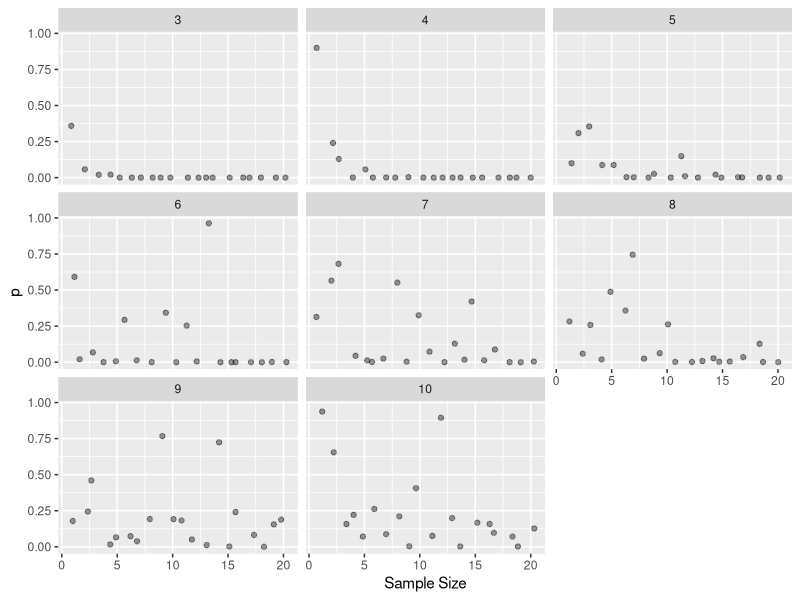
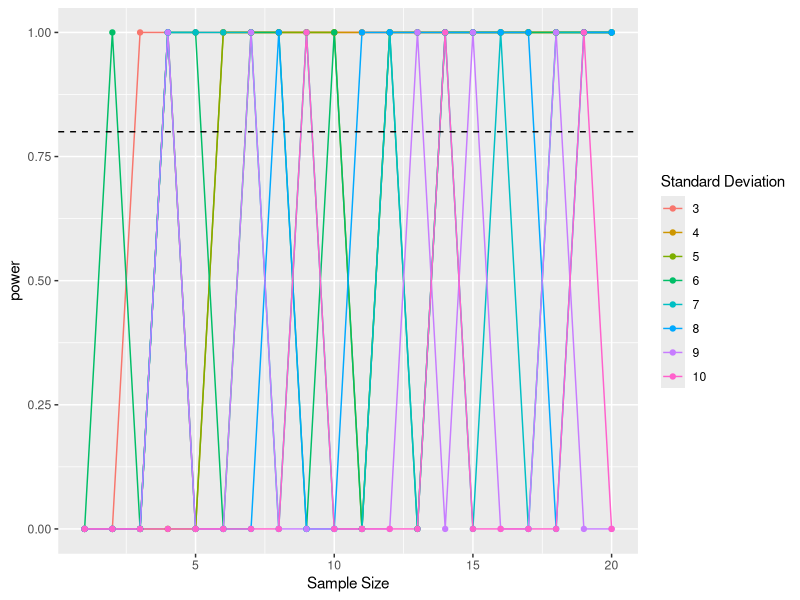
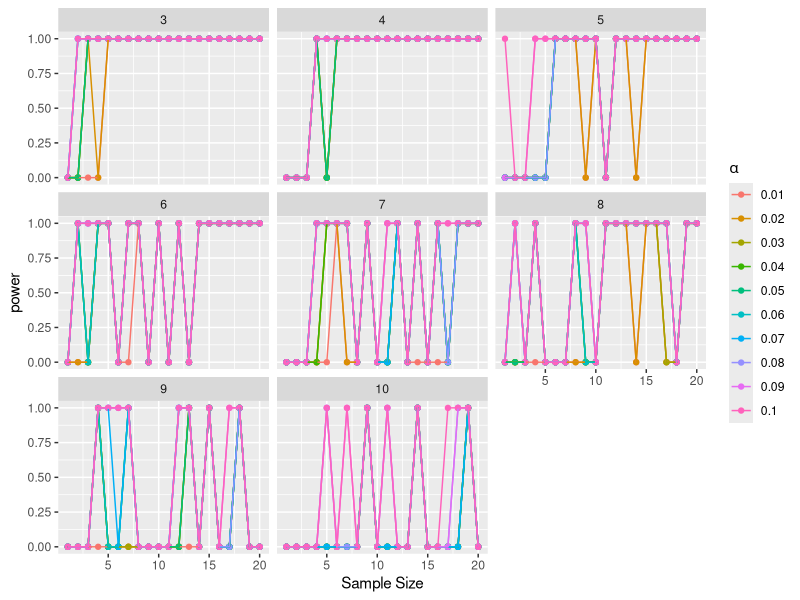

These figures' R source, in order:
## ---- chunk 1
X <- 6101
n <- 9821
p <- X/n
se <- sqrt(p*(1-p)/n)
p_1 <- (X + 2)/(n + 4)
lower_CI <- p_1 - 1.96 * sqrt(p_1 * (1 - p_1)/(n + 4))
upper_CI <- p_1 + 1.96 * sqrt(p_1 * (1 - p_1)/(n + 4))
lower_CI; upper_CI
## ---- chunk 2
library(dplyr)
library(tidyr)
library(ggplot2)
## ---- chunk 3
# set mean and polulation sd
null_m <- 80
m <- 80 + 5
sd <- 6

# creat a data frame: sample sizes from 1 to 20, 500 simulations
samp_df <- data.frame(samp_size = rep(1:20, 500))

# add simulations
sim_df <- samp_df %>%
  # group by simulation
  group_by(sims = 1:n()) %>%
  # calculate the sample mean
  mutate(samp_mean = mean(rnorm(samp_size, mean = m, sd = sd))) %>%
  ungroup()

# calculate p values
p_df <- sim_df %>%
  # calculate sample SE
  mutate(se_y = sd/sqrt(samp_size)) %>%
  # calculate Z
  mutate(z = (samp_mean - null_m)/se_y) %>%
  # calculate p values
  mutate(p = 2*pnorm(abs(z), mean = 0, sd = 1, lower.tail = FALSE))

# calculate power
power_df <- p_df %>%
  # for each sample size
  group_by(samp_size) %>%
  # calculate type 2 error rate
  summarize(error_rate = sum(p > 0.05)/n()) %>%
  ungroup() %>%
  # calculate power
  mutate(power = 1 - error_rate)

# select the power is equal or more than 0.8
power_df[power_df$power >= 0.8, ]
## ---- chunk 4
# data frame about sample sizes from 1 to 20
size_df <- data.frame(samp_size = rep(1:20, 500))

# add multiple SD values into data frame
sd_mul <- 3:10
sd_df <- size_df %>%
  crossing(sd_mul)

# add simulations
sd_sim_df <- sd_df %>%
  # group by simulation
  group_by(sims = 1:n()) %>%
  # calculate the sample mean
  mutate(samp_mean = mean(rnorm(samp_size, mean = m, sd = sd_mul))) %>%
  ungroup()
## ---- chunk 5
# calculate p values
p_val_df <- sd_sim_df %>%
  # calculate sample SE
  mutate(se_y = sd_mul/sqrt(samp_size)) %>%
  # calculate z
  mutate(z = (samp_mean - null_m)/se_y) %>%
  # calculate p values
  mutate(p = 2*pnorm(abs(z), mean = 0, sd = 1, lower.tail = FALSE))

# plot p by sample size, wrap by SD values
ggplot(data = p_val_df, mapping = aes(x = samp_size, y = p)) +
  geom_jitter(alpha = 0.4) +
  facet_wrap(~sd_mul) +
  xlab("Sample Size")
## ---- chunk 6
power_sd_df <- p_val_df %>%
  # for each sample size and each sd
  group_by(samp_size, sd_mul) %>%
  # calculate type 2 error rate
  mutate(error_rate = sum(p>0.05)/n()) %>%
  ungroup() %>%
  #calculate power
  mutate(power = 1 - error_rate)

# plot sample size by power
ggplot(data = power_sd_df, mapping = aes(x = samp_size, y = power, color = factor(sd_mul))) +
  geom_line() + geom_point() +
  geom_hline(yintercept = 0.8, lty = 2) +
  xlab("Sample Size") +
  scale_color_discrete(guide = guide_legend(title = "Standard Deviation"))
  
## ---- chunk 7
alpha <- seq(0.01, 0.1, .01)
alpha_df <- p_val_df %>%
  # crossing alpha
  crossing(alpha = alpha) %>%
  # group by sample size, alpha and sd
  group_by(samp_size, alpha, sd_mul) %>%
  # calculate type 2 error rate
  summarise(error_rate = sum(p>alpha)/n()) %>%
  ungroup() %>%
  # calsulate power
  mutate(power = 1 - error_rate)

ggplot(data = alpha_df, mapping = aes(x = samp_size, y = power, color = factor(alpha))) +
  geom_point() + geom_line() +
  facet_wrap(~sd_mul) +
  xlab("Sample Size") +
  scale_color_discrete(guide = guide_legend(title = expression(alpha)))
